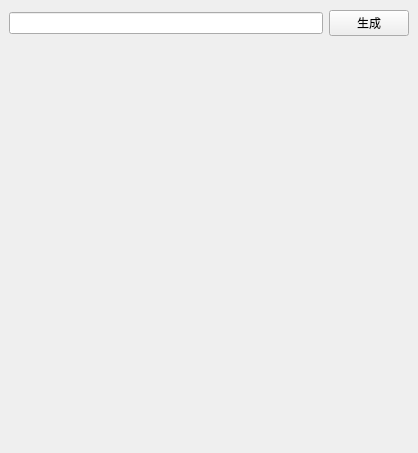
<?xml version="1.0" encoding="UTF-8"?>
<ui version="4.0">
 <class>QRCodeGenerator</class>
 <widget class="QWidget" name="QRCodeGenerator">
  <property name="geometry">
   <rect>
    <x>0</x>
    <y>0</y>
    <width>418</width>
    <height>453</height>
   </rect>
  </property>
  <property name="minimumSize">
   <size>
    <width>400</width>
    <height>400</height>
   </size>
  </property>
  <property name="windowTitle">
   <string>QRCodeGenerator</string>
  </property>
  <layout class="QGridLayout" name="gridLayout">
   <property name="leftMargin">
    <number>9</number>
   </property>
   <property name="topMargin">
    <number>9</number>
   </property>
   <property name="rightMargin">
    <number>9</number>
   </property>
   <property name="bottomMargin">
    <number>9</number>
   </property>
   <property name="horizontalSpacing">
    <number>-1</number>
   </property>
   <item row="0" column="0">
    <widget class="QLineEdit" name="lineEdit"/>
   </item>
   <item row="0" column="1">
    <widget class="QPushButton" name="pushButton">
     <property name="text">
      <string>生成</string>
     </property>
    </widget>
   </item>
   <item row="1" column="0" colspan="2">
    <widget class="QLabel" name="label">
     <property name="sizePolicy">
      <sizepolicy hsizetype="Fixed" vsizetype="Fixed">
       <horstretch>0</horstretch>
       <verstretch>0</verstretch>
      </sizepolicy>
     </property>
     <property name="minimumSize">
      <size>
       <width>400</width>
       <height>400</height>
      </size>
     </property>
    </widget>
   </item>
  </layout>
 </widget>
 <resources/>
 <connections/>
</ui>
